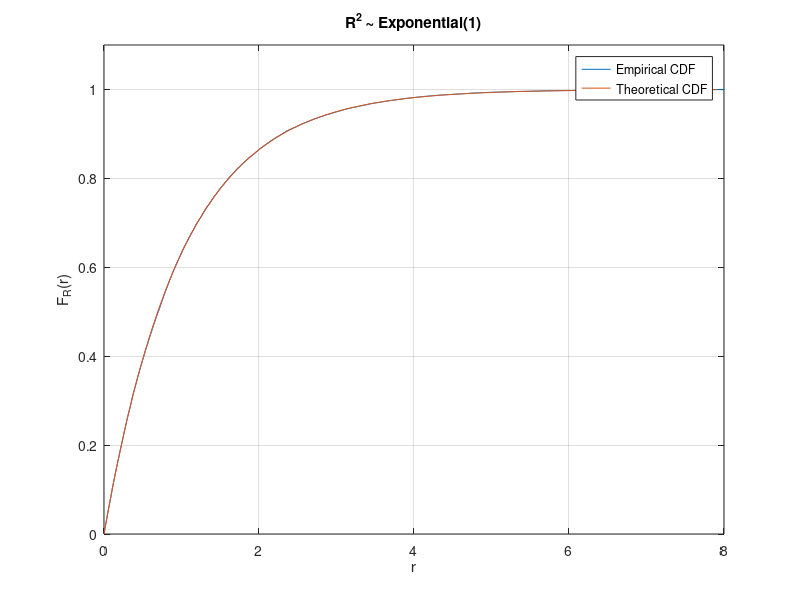
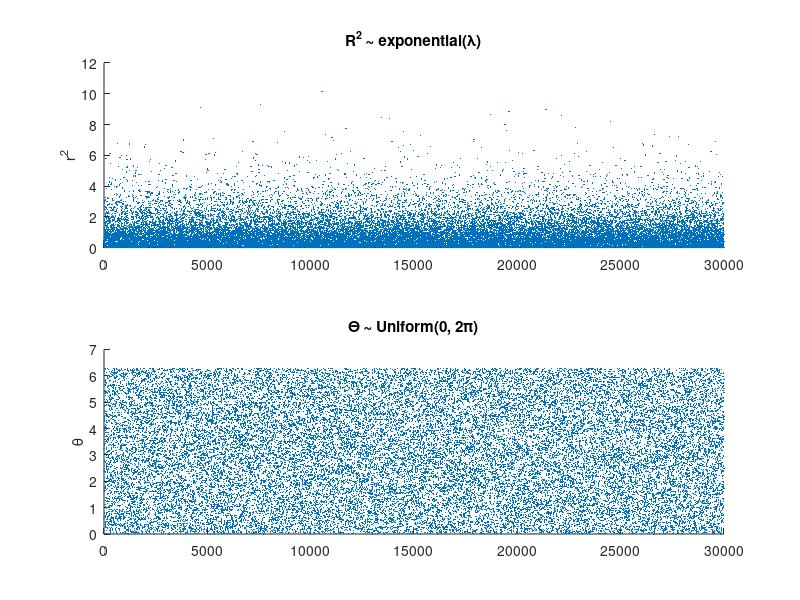

Here is the MATLAB script that generated these plots, in order: (Note: this script raises an error after producing the figures.)
%% PRM Matlab Workshop 3: Gaussian Noisy Comm Channel & Symbol Detection
%% Question 4
% Generate Exponential Random Variable
clc, clear
ts = 1e-1;
min = 0;
max = 8;

% Parameter
lambda = 1;

% Empirical
% rand() ouputs a random number with distribution
% uniform(0,1)
trials = 30e3;
for k = 1:trials
    
    rSq_emp(k,1) = -1/lambda * log(1 - rand());
    theta_emp(k,1) = 2*pi*rand();
    
end

% Theoritical
rSq = min:ts:max-ts;
Fr = 1 - exp(-lambda.*rSq);

figure(1)
cdfplot(rSq_emp)
hold on
plot(rSq, Fr)
hold off
axis([min max 0 1.1])
grid on
xlabel('r'), ylabel('F_R(r)')
title('R^2 ~ Exponential(1)')
legend({'Empirical CDF', 'Theoretical CDF'})

n = 1:length(rSq_emp);
figure(10)
subplot(211)
scatter(n, rSq_emp, 1, 'fill')
ylabel('r^2'), title('R^2 ~ exponential(\lambda)')
subplot(212)
scatter(n, theta_emp, 1, 'fill')
ylabel('\theta'), title('\Theta ~ Uniform(0, 2\pi)')
%% Question 5a
% Gassian Noise Plot
clc, clear

% Parameter
lambda = 1;

trials = 30e3;
for k = 1:trials
    % Generate noise
    [n1 n2 r] = gaussianNoise(lambda);
    
    % Array of data from 30e3 trials
    R(k,1) = r;
    N1(k,1) = n1;
    N2(k,1) = n2;
end

% Joint probability plot of the first 1000 elements of
% n1_emp and n2_emp
figure(2)
scatter(N1(1:1000), N2(1:1000), 5, 'fill')
axis([-3 3 -3 3])
xlabel('n1'), ylabel('n2')
title('f_{N1,N2}(n1, n2)')
grid on

%% Question 5bi,ii,ii, 6, 7

% Question 5bi
% Empirical probability of Y1<0 given that X1=-1
clc, clear
lambda = 1;

trials = 30e3;
for k = 1:trials
    
    x1 = -1;
    [n1 n2] = gaussianNoise(lambda);
    y1(k,1) = x1 + n1;
    
end

% Sum of input x1 and noise n1 must be less than 0 for
% output y1 to be decoded as -1
X1crct = (y1 < 0);
% Probability of Y1<0 given that X1=-1
empProb_X1crt = mean(X1crct);


% Question 5bii
% Empirical probability of Y2>=0 given that X2=1
lambda = 1;

trials = 30e3;
for k = 1:trials
    
    x2 = 1;
    [n1 n2] = gaussianNoise(lambda);
    y2(k,1) = x2 + n2;
    
end

% Sum of input x2 and noise n2 must be more than or
% equal to 0 for output y1 to be decoded as -1
X2crct = (y2 >= 0);
% Probability of Y2>=0 given that X2=1
empProb_X2crt = mean(X2crct);


% Question 5biii
% Empirical probability of Y1<0 given that X1=-1 and
% Y2>=0 given that X2=1
lambda = 1;

trials = 30e3;
for k = 1:trials
    
    x1 = -1;
    x2 = 1;
    [n1 n2 r] = gaussianNoise(lambda);
    y1(k,1) = x1 + n1;
    y2(k,1) = x2 + n2;
    
end

% For both y1 and y2 to be decoded correctly, elements
% of A1(k) and A2(k) should both be 1.
X1nX2crct = (y1 < 0)&(y2 >= 0);
% Probability of Y1<0 given that X1=-1 and Y2>=0 given
% that X2=1
empProb_X1nX2crt = mean(X1nX2crct);
empProb_err = 1 - empProb_X1nX2crt;

% Question 6 & 7
% Theoritical Probability

% normcdf(x, mu, sigma)
% sigma of normcdf() is STANDARD DEVIATION, NOT VARIANCE!!!
% N~(mu, sigma^2) = N~(0, 0.5)
prob_X1crt = normcdf(1, 0, sqrt(0.5));
prob_X2crt = 1 - normcdf(-1, 0, sqrt(0.5));
prob_X1nX2crt = normcdf(1, 0, sqrt(0.5)) - normcdf(-1, 0, sqrt(0.5));
prob_err = 1 - prob_X1nX2crt;

% Comparing Empirical & Theoritical Probabilities
% If N1 and N2 are independent, P[A1]*P[A2] = P[A1 and A2]
Probability = {
    'P[X1 decoded correctly]'
    'P[X2 decoded correctly]'
    'P[X1 & X2 decoded correctly]'
    'P[X1 decoded correctly]*P[X2 decoded correctly]'
    'P[Error]'
    };
Empirical = [
    empProb_X1crt
    empProb_X2crt
    empProb_X1nX2crt
    empProb_X1crt*empProb_X2crt
    empProb_err
    ];
Theoretical = [
    prob_X1crt
    prob_X2crt
    prob_X1nX2crt
    prob_X1crt*prob_X2crt
    prob_err
    ];
disp(table(Probability, Empirical, Theoretical))
disp(' ')
disp('For both empirical and theoritical probabilities,')
disp('P[X1 decoded correctly]*P[X2 decoded correctly] = P[X1 & X2 decoded correctly]')
disp('Therefore gaussian noise N1 and N2 are independent of each other.')
%% Question 8a, 8b, 8c
% Scatter Plot of Y = X + N WITHOUT decision rule of
% all received Y and all errors of Ys
% Empirical probability of error
% X = {1+j, -1+j, -1-j, 1-j}
% N = Gaussian(0, 0.5) + j*Gaussian(0, 0.5)
clc, clear

lambda = 1;
trials = 10e3;
% Vector count variables for all four outcomes of y
k1 = 1; k2 = 1; k3 = 1; k4 = 1;
for k0 = 1:trials
    % Generate Noise
    [n1 n2] = gaussianNoise(lambda);
    n = n1 + j*n2;
    
    % Generate random vector x = x1 + j*x2
    die = rand();
    cnt = 1;
    if die <= 0.25
        % x = 1 + j, 1st quandrant
        x = 1 + j;
        % Store y = (1+n1) + j*(1+n2) in y{1} and
        % increment count variable k1
        y{1}(k1,1) = x + n;
        k1 = k1 + 1;
    elseif (die > 0.25) && (die <= 0.5)
        % x = -1 + j, 2nd quandrant
        x = -1 + j;
        % Store y = (-1+n1) + j*(1+n2) in y{2} and
        % increment count variable k2
        y{2}(k2,1) = x + n;
        k2 = k2 + 1;
    elseif (die > 0.5) && (die <= 0.75)
        % x = -1 - j, 3rd quandrant
        x = -1 - j;
        % Store y = (-1+n1) + j*(-1+n2) in y{3} and
        % increment count variable k3
        
        y{3}(k3,1) = x + n;
        k3 = k3 + 1;
    else
        % x = 1 - j, 4th quandrant
        x = 1 - j;
        % Store y = (1+n1) + j*(-1+n2) in y{4} and
        % increment count variable k4
        y{4}(k4,1) = x + n;
        k4 = k4 + 1;
    end
    cnt = cnt + 1;
end

% ---------------Scatter plot of all received signals
% Plot Axis
y1Axis = [-5 5];
y2Axis = [-5 5];
figure(3)
subplot(121)
scatter(real(y{1}), imag(y{1}), 5, 'fill')
hold on
scatter(real(y{2}), imag(y{2}), 5, 'fill')
scatter(real(y{3}), imag(y{3}), 5, 'fill')
scatter(real(y{4}), imag(y{4}), 5, 'fill')
hold off
axis([y1Axis y2Axis])
xlabel('y_1'), ylabel('y_2')
title({
    'Received Signals'
    'Y = X + N'
    ['Gaussian Noise \lambda = ' num2str(lambda) ', \sigma^2 = ' num2str(1/(2*lambda))]
    })
grid on
legend([
    'y =  1 + j + n'
    'y = -1 + j + n'
    'y = -1 - j + n'
    'y =  1 - j + n'
    ])

% --------------------Remove correctly decoded Ys
% Decision Rule Threshold
yThr = [0 0];
% yErr{1} holds all errors of y for x = 1 + j
yErr{1} = y{1};
k = 1;
while k <= length(yErr{1})
    if ( real(yErr{1}(k)) >= yThr(1) ) && ( imag(yErr{1}(k)) >= yThr(2) )
        % If y is decoded correctly, remove from the
        % vector
        yErr{1}(k) = [];
    else
        % Otherwise, move to the next element of the
        % vector
        k = k + 1;
    end
end

% yErr{2} holds all errors of y for x = -1 + j
yErr{2} = y{2};
k = 1;
while k <= length(yErr{2})
    if ( real(yErr{2}(k)) < yThr(1) ) && ( imag(yErr{2}(k)) >= yThr(2) )
        yErr{2}(k) = [];
    else
        k = k + 1;
    end
end

% yErr{3} holds all errors of y for x = -1 - j
yErr{3} = y{3};
k = 1;
while k <= length(yErr{3})
    if ( real(yErr{3}(k)) < yThr(1) ) && ( imag(yErr{3}(k)) < yThr(2) )
        yErr{3}(k) = [];
    else
        k = k + 1;
    end
end

% yErr{4} holds all errors of y for x = 1 - j
yErr{4} = y{4};
k = 1;
while k <= length(yErr{4})
    if ( real(yErr{4}(k)) >= yThr(1) ) && ( imag(yErr{4}(k)) < yThr(2) )
        yErr{4}(k) = [];
    else
        k = k + 1;
    end
end

% ----------Empirical Probability of receving an errors
yErrTotal = [
    yErr{1}
    yErr{2}
    yErr{3}
    yErr{4}
    ];
empProb_yErr = length(yErrTotal)/trials;
disp(['Empirical probability of dector error is ' num2str(empProb_yErr*100) '%'])

% --------------------Scatter Plot of Errors
subplot(122)
scatter(real(yErr{1}), imag(yErr{1}), 5, 'fill')
hold on
scatter(real(yErr{2}), imag(yErr{2}), 5, 'fill')
scatter(real(yErr{3}), imag(yErr{3}), 5, 'fill')
scatter(real(yErr{4}), imag(yErr{4}), 5, 'fill')
hold off
axis([y1Axis y2Axis])
xlabel('y_1'), ylabel('y_2')
title({
    'Received Errors'
    ['Gaussian Noise \lambda = ' num2str(lambda) ', \sigma^2 = ' num2str(1/(2*lambda))]
    ['Empirical Probability of Error = ' num2str(empProb_yErr*100) '%']
    })
grid on
legend([
    'y =  1 + j + n'
    'y = -1 + j + n'
    'y = -1 - j + n'
    'y =  1 - j + n'
    ])

% Decision Rule Threshold Lines
y1Thr = line('XData', [yThr(1) yThr(1)], 'YData', y2Axis);
y1Thr.LineWidth = 1;
y1Thr.Color = [0 0 0];
y1Thr.LineStyle = '--';
y1Thr.HandleVisibility = 'off';

y2Thr = line('XData', y1Axis, 'YData', [yThr(2) yThr(2)]);
y2Thr.LineWidth = 1;
y2Thr.Color = [0 0 0];
y2Thr.LineStyle = '--';
y2Thr.HandleVisibility = 'off';
%% Question 8d
% The effects of the gaussian noise parameter lambda on
% received signals
% Increasing lambda decreases the variance of the
% gaussian noise
clc, clear
% Implementation of Questions 8a, 8b, 8c are written in
% function rcvErr()

% Parameters
lambda = [
    0.5
    1
    5];
sigmaSq = 1./(2.*lambda);
% Probabilty of each possibility of X
p_ass2 = [0.25 0.25 0.25 0.25];
% Decision Rule Threshold
yThr_ass2 = [0 0];
% Number of Trials
trials = 10e3;

% Plot Axis
y1Axis = [-5 5];
y2Axis = [-5 5];

% --------------------Empirical Probability of Error
figure(4)
for k = 1:3
    [empProb_err(k,1), yRcv, yErr] = rcvErr(lambda(k), p_ass2, yThr_ass2, trials);

    % Scatter plot of all received signals
    subplot(320 + 2*k-1)
    plotRcv(yRcv, lambda(k), [y1Axis y2Axis])
    
    % Scatter Plot of Errors
    subplot(320 + 2*k)
    plotRcvErr(yErr, empProb_err(k), lambda(k), yThr_ass2, [y1Axis y2Axis])
    
end

% --------------------Theoretical Probability of Error
% Probability that X1 is decoded correctly AND X1 = -1
prob_X1crt = normcdf(1, 0, sqrt(sigmaSq)) * 0.5;
% Probability that X2 is decoded correctly AND X2 = -1
prob_X2crt = normcdf(1, 0, sqrt(sigmaSq)) * 0.5;
% Probability that X1 and X2 are decoded correctly AND
% X1 = -1 , X2 = 1, therefore X = -1-j
prob_X1nX2crt = prob_X1crt.*prob_X2crt;

% Probability that X is decoded correctly for all four
% cases of X = {1+j, -1+j, -1-j, 1-j} are the same
% because P[X = {1+j, -1+j, -1-j, 1-j}] are the same
% Total probability that X is decoded correctly
prob_Xcrt = prob_X1nX2crt*4;
% Total theorectical probability of error
theoProb_err = 1 - prob_Xcrt;

% --------------------------------------------------
% Tabulate, display, and save results for Assumption 2
ass2 = table(lambda, sigmaSq, empProb_err, theoProb_err);
disp('ASSUMPTION 2')
dispRcv(ass2, p_ass2, yThr_ass2)
save ass2.mat ass2 p_ass2 yThr_ass2

% ------------------------------Observations
% For lower values of lambda, the variance of the added
% gaussian noise will be higher.
% This causes the received signals Y to be more spread
% out, and therefore more of the received signals will
% lie outside the boundary of the decision rule
% thresholds. This then results in more detector
% errors.
% The converse is true for higher values of lambda,
% which is a lower variance of the gaussian noise.

%% Question 9
% Probabilities of the input X = {1+j, -1+j, -1-j, 1-j}
% are P_X = {3/4, 1/12, 1/12, 1/12} respectively
clc, clear

% Parameters
lambda = [
    0.5
    1
    5
    ];
sigmaSq = 1./(2.*lambda);
% Probabilty of each possibility of X
p_ass3 = [3/4 1/12 1/12 1/12];
% Decision Rule Threshold
yThr_ass3 = [0 0];
% Number of Trials
trials = 10e3;

% Plot Axis
y1y2axis = [-5 5 -5 5];

figure(5)
for k = 1:3
    [empProb_err(k,1), yRcv, yErr] = rcvErr(lambda(k), p_ass3, yThr_ass3, trials);
    
    % Scatter plot of all received signals
    subplot(330 + 3*k-2)
    plotRcv(yRcv, lambda(k), y1y2axis)
    
    % Scatter Plot of Errors
    subplot(330 + 3*k-1)
    plotRcvErr(yErr, empProb_err(k), lambda(k), yThr_ass3, y1y2axis)
   
end

% --------------------Theoretical Probability of Error
% Probability that X decoded correctly AND X = 1+j
% P[X = 1+j] = 3/4
% Probability of X decoded correctly in the first
% quadrant
prob_Xfirstcrt = normcdf(1,0,sqrt(sigmaSq)).*normcdf(1,0,sqrt(sigmaSq))*3/4;

% Probability that X decoded correctly AND X = -1-j
% P[X = -1-j] = 1/12
% Probability of X decoded correctly in the third
% quadrant
prob_Xthirdcrt = normcdf(1,0,sqrt(sigmaSq)).*normcdf(1,0,sqrt(sigmaSq))*1/12;
% Probability of X decoded correctly in the second,
% third, and fourth quadrants are the same because
% P[X = {-1+j, -1-j, 1-j}] are the same

% Total probability that X is decoded correctly
prob_Xcrt = prob_Xfirstcrt + prob_Xthirdcrt*3;
% Total theorectical probability of error
theoProb_err = 1 - prob_Xcrt;

% --------------------------------------------------
% Load Assumption 2 data from previous simulation
load ass2.mat
disp('ASSUMPTION 2')
dispRcv(ass2, p_ass2, yThr_ass2)

% --------------------------------------------------
% Tabulate, display, and save results for Assumption 3
ass3 = table(lambda, sigmaSq, empProb_err, theoProb_err);
% Display results for Assumption 3
disp('ASSUMPTION 3')
dispRcv(ass3, p_ass3, yThr_ass3)
% save ass3.mat ass3 p_ass3 yThr_ass3




% ------------------------------Observations
% Under assumption 3 where the probabilities of all
% possible transmitted x is {3/4, 1/12, 1/12, 1/12},
% more (blue) signal from transmitted x = 1 + j are
% present and the signals at the receiving end are also
% more spread out because the probabilty of x = 1 + j
% is the highest.

% This results in a higher (worse) overall detector
% error if the variance of the noise is large but also
% a lower (better) overall detector error if the
% variance of the noise is small.


% ----Adjust decision rule to improve detector error
% Adjust Decision Rule Threshold
yThr_ass3_adj = [-1 -1];
for k = 1:3
    [empProb_err(k,1), yRcv, yErr] = rcvErr(lambda(k), p_ass3, yThr_ass3_adj, trials);
    
    % Scatter Plot of Errors
    subplot(330 + 3*k)
    plotRcvErr(yErr, empProb_err(k), lambda(k), yThr_ass3_adj, y1y2axis)
   
end
ass3_adj = table(lambda, sigmaSq, empProb_err);

% % Save results of Assumption 3 with adjusted decision
% % rule
% save ass3_adj.mat ass3_adj p_ass3 yThr_ass3_adj

% Display results for Assumption 3 with adjusted decision
disp('ASSUMPTION 3 - with decision rule adjustments')
dispRcv(ass3_adj, p_ass3, yThr_ass3_adj)

% ------------------------------Observations
% With the decision rule adjusted to y1 = -1 and y2 = -1,
% the number of received errors with noise of higher
% variance is lowered (improved) but the number of
% received errors with noise of lower variance is
% gotten worse!

% This presents use with a trade-off.
% Adjusting the receiver's decision rule to filter out
% more errors will lower (improve) the detector error
% if the noise has a higher variance (noise with higher
% strength).
% Adjusting the receiver's decision rule to filter out
% more errors will increase (worsen) the detector error
% if the noise has a lower variance (noise with lower
% strength).

%% Question 10
% Probabilities of the input X = {1+j, -1+j, -1-j, 1-j}
% are P_X = {1, 0, 0, 0} respectively
clc, clear

% Parameters
lambda = [
    0.5
    1
    5
    ];
sigmaSq = 1./(2.*lambda);
% Probabilty of each possibility of X
p_ass4 = [1 0 0 0];
% Decision Rule Threshold
yThr_ass4 = [0 0];
% Number of Trials
trials = 10e3;

% Plot Axis
y1y2axis = [-5 5 -5 5];

figure(6)
for k = 1:3
    
    [empProb_err(k,1), yRcv, yErr] = rcvErr(lambda(k), p_ass4, yThr_ass4, trials);
    
    % Scatter plot of all received signals
    subplot(330 + 3*k-2)
    plotRcv(yRcv, lambda(k), y1y2axis)
    
    % Scatter Plot of Errors
    subplot(330 + 3*k-1)
    plotRcvErr(yErr, empProb_err(k), lambda(k), yThr_ass4, y1y2axis)
    
end
ass4 = table(lambda, sigmaSq, empProb_err);

% % Save results of Assumption 4
% save ass4.mat ass4 p_ass4 yThr_ass4

% Display results for Assumption 4
disp('ASSUMPTION 4')
dispRcv(ass4, p_ass4, yThr_ass4)


% ----Adjust decision rule to improve detector error
% Adjust Decision Rule Threshold
yThr_ass4_adj = [-4 -4];
for k = 1:3
    [empProb_err(k,1), yRcv, yErr] = rcvErr(lambda(k), p_ass4, yThr_ass4_adj, trials);
    
    % Scatter Plot of Errors
    subplot(330 + 3*k)
    plotRcvErr(yErr, empProb_err(k), lambda(k), yThr_ass4_adj, y1y2axis)
   
end
ass4_adj = table(lambda, sigmaSq, empProb_err);

% % Save results of Assumption 4 with adjusted decision
% % rule
% save ass4_adj.mat ass4_adj p_ass4 yThr_ass4_adj

% Display results for Assumption 3 with adjusted decision
disp('ASSUMPTION 4 - with decision rule adjustments')
dispRcv(ass4_adj, p_ass4, yThr_ass4_adj)

% ------------------------------Observations
% Using thresholds of y1 = -4 and y2 = -4 for the
% decision rule will yield zero detector error
% probability for all three values of lambda!

%% Plot Gaussian Noise
clc, clear

lambda = 1;

trials = 30e3;
for k = 1:trials
    [N1(k,1) N2(k,1) r] = gaussianNoise(lambda);
end

% N1 = normrnd(0, 1, [30e3, 1]);
% N2 = normrnd(0, 1, [30e3, 1]);

n = 1:length(N1);

figure(11)
subplot(221)
scatter(n, N1, 1, 'fill')
title('N_1')
ylim([-max(N1) max(N1)])

subplot(222)
scatter(n, N2, 1, 'fill')
title('N_2')
ylim([-max(N2) max(N2)])

subplot(223)
cdfplot(N1)

subplot(224)
cdfplot(N2)